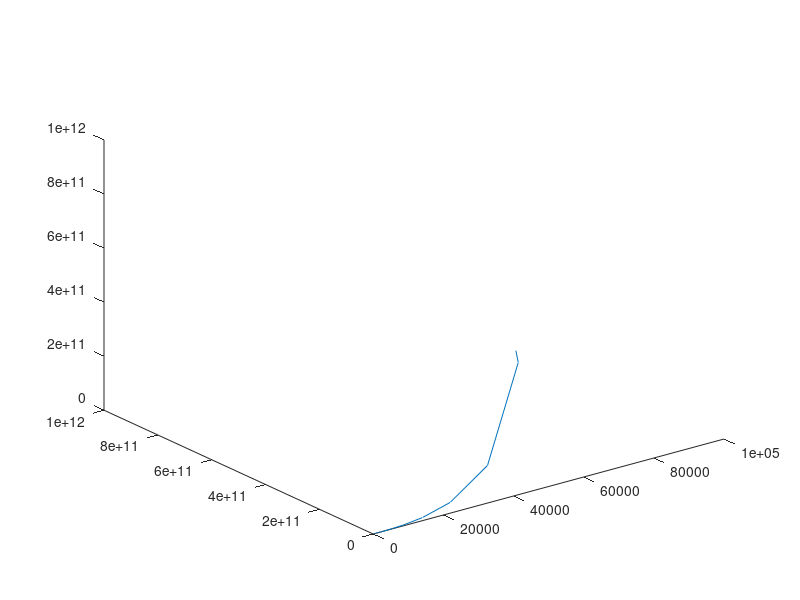

Recreate this plot in MATLAB.
# CODE 13:
# Create a script for logarithmic vector spacing

x = logspace(1, 5, 20)
y = logspace(1, 12, 20)
z = logspace(2, 12, 20)

plot3(x, y, z)
